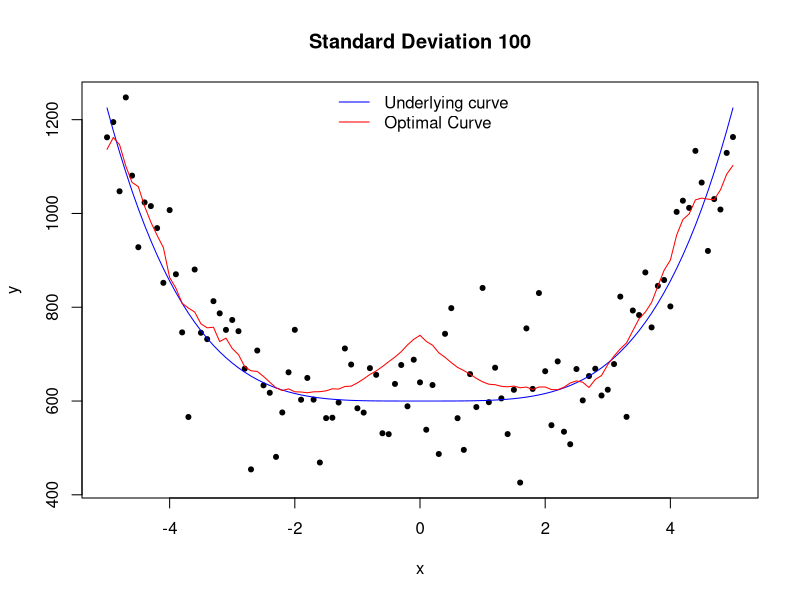

R code for this plot: (Note: this script raises an error after producing the figure.)
# This code deals with the issue of bandwidth -> infinity. 
# We set limit finite [Window] of the kernel smoother

gauss.kernel = function(x, y,ind,b,win,proportion){
  b = max(b, 1e-6)
  ran = (max(range(x)) - min(range(x)))*proportion

  xfix = x[ind]
  
  ub =  min(xfix + win*b, xfix + ran/2) #upperbound
  lb =  max(xfix - win*b, xfix - ran/2) #lowerbound
  
  xnew = x[x >= lb & x <= ub]
  ynew = y[x >= lb & x <= ub]
  k = exp(-((xfix - xnew)^2)/(2*b))
  yhat = sum(k*ynew)/sum(k)
  return(yhat)
}

gaussian.smooth = function(x,y,b,win,proportion){
  yhat = vector(length = length(y))
  for(i in 1:length(y)){
    yhat[i] = gauss.kernel(x,y,i,b[i],win,proportion)  # adaptive bandwidth
  }
  return(yhat)
}




set.seed(1)
win = 1
proportion = 1
x =  seq(-5,5,0.1) 
u =  x^4+600
sd = 100
var = sd^2
y = u + rnorm(length(u),0,sd)
n = length(y)
u2 = 12*x^2  #second derivative of u
b = (var/(2*sqrt(pi)*u2^2))^(2/5) #calculate optimal bandwidth


plot(x,y, main= "Standard Deviation 100",pch = 20)
lines(x, u, col = "blue")
lines(x, gaussian.smooth(x, y, b, win, proportion), col = "red")  # remvoe the first and last 5 points
legend("top", legend = c("Underlying curve", "Optimal Curve"), col = c("blue", "red"), bty = "n", lty = 1)

SSE = (gaussian.smooth(x,y,b)- u)^2     # remvoe the first and last 5 points
MSE = mean(SSE, na.rm = T)  # remvoe the NA point (when x=0)
bandw = 10^(seq(-8,8,0.5))
MSE_b = NULL
for (i in 1:length(bandw)) {
  SSE_vec  = (gaussian.smooth(x,y,rep(bandw[i], length(x))) - u)^2
  MSE_b[i] = mean(SSE_vec)
}

plot(seq(-8,8,0.5), MSE_b,pch = 20, ylab = "MSE", xlab = "bandwidth (10^x)", ylim = c(0, max(MSE_b)), xlim = c(-8,8), main = "MSE for different bandwidth value" )
abline(h = MSE, col = "red") #MSE of optimal bandwidth
legend("topright", legend = c("Optimal bandwidth"), col = c("red"), lty = 1,  bty = "n")
